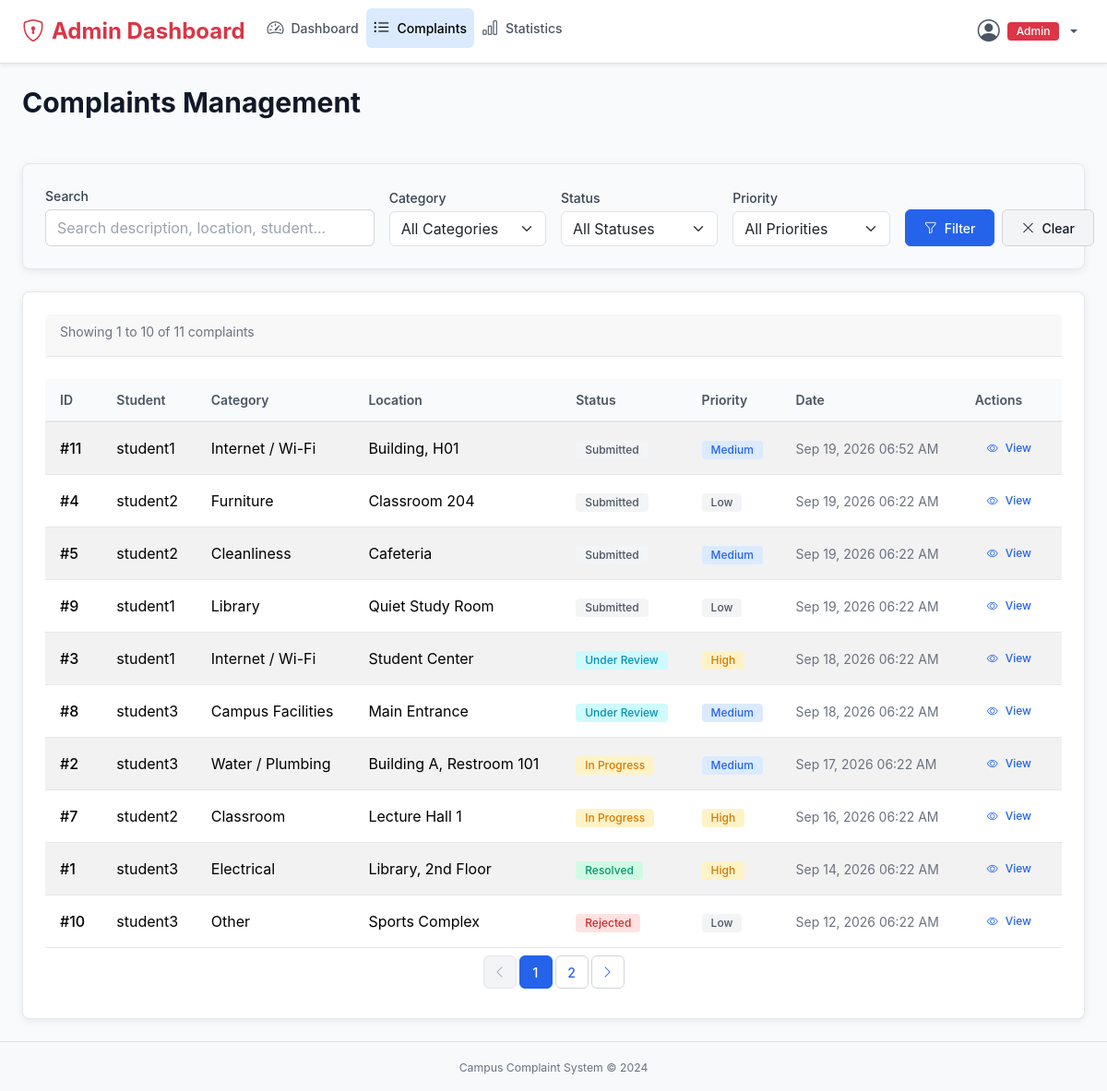
The page /admin/complaints (signed in) on the database as committed earlier.
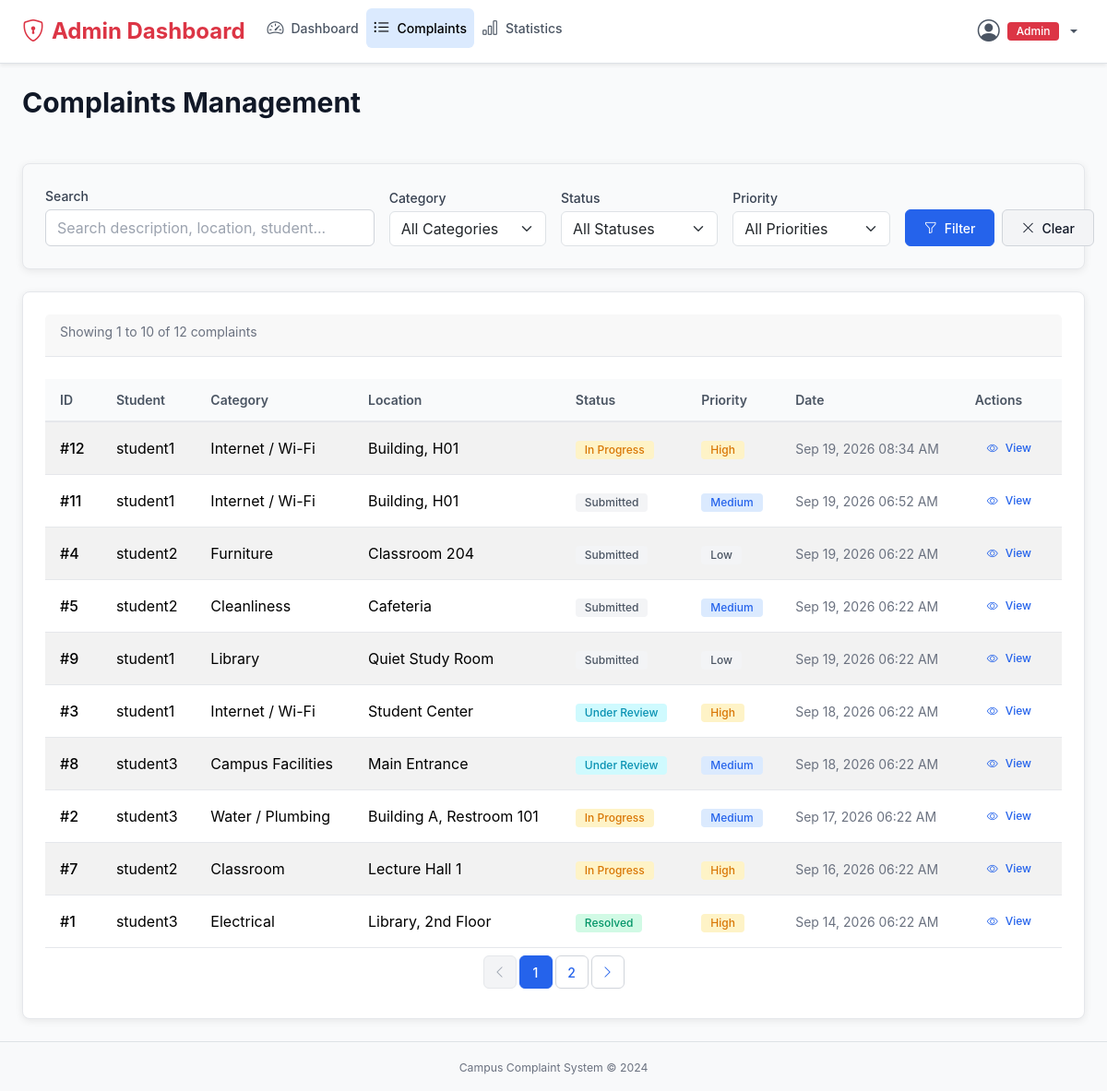
The same page on the database as committed later.
### models.py (models this page shows, shortened)
class Complaint(db.Model):
    __tablename__ = 'complaint'
    id = db.Column(db.Integer, primary_key=True)
    user_id = db.Column(db.Integer, db.ForeignKey('user.id'), nullable=False)
    category = db.Column(db.String(30), nullable=False)
    location = db.Column(db.String(200), nullable=False)
    description = db.Column(db.Text, nullable=False)
    image_path = db.Column(db.String(300), nullable=True)
    status = db.Column(db.String(20), nullable=False, default='Submitted')
    priority = db.Column(db.String(10), nullable=False, default='Medium')
    admin_remarks = db.Column(db.Text, nullable=True)
    created_at = db.Column(db.DateTime, default=datetime.utcnow)
    updated_at = db.Column(db.DateTime, default=datetime.utcnow, onupdate=datetime.utcnow)
    user = db.relationship('User', backref=db.backref('complaints', lazy=True))
    @property
    def status_badge_class(self):
        mapping = {
            'Submitted': 'badge-secondary',
            'Under Review': 'badge-info',
            'In Progress': 'badge-warning',
            'Resolved': 'badge-success',
            'Rejected': 'badge-danger'
        }
        return mapping.get(self.status, 'badge-secondary')
    @property
    def priority_badge_class(self):
        mapping = {
            'Low': 'badge-secondary',
            'Medium': 'badge-primary',
            'High': 'badge-warning',
            'Critical': 'badge-danger'
        }
        return mapping.get(self.priority, 'badge-secondary')

class User(db.Model, UserMixin):
    __tablename__ = 'user'
    id = db.Column(db.Integer, primary_key=True)
    username = db.Column(db.String(50), unique=True, nullable=False)
    email = db.Column(db.String(100), unique=True, nullable=False)
    password_hash = db.Column(db.String(200), nullable=False)
    role = db.Column(db.String(10), nullable=False, default='student')
    created_at = db.Column(db.DateTime, default=datetime.utcnow)
    def is_admin(self):
        return self.role == 'admin'
    def is_student(self):
        return self.role == 'student'
    @property
    def is_active(self):
        return True

### app.py (the view)
@app.route('/admin/complaints', endpoint='admin_complaints')
@login_required
@admin_required
def admin_complaints():
    page = request.args.get('page', 1, type=int)
    per_page = 10
    q = request.args.get('q', '').strip()
    category = request.args.get('category', '').strip()
    status = request.args.get('status', '').strip()
    priority = request.args.get('priority', '').strip()
    query = Complaint.query.join(User).order_by(Complaint.created_at.desc())
    if q:
        query = query.filter(
            Complaint.description.ilike(f'%{q}%') |
            Complaint.location.ilike(f'%{q}%') |
            User.username.ilike(f'%{q}%')
        )
    if category:
        query = query.filter(Complaint.category == category)
    if status:
        query = query.filter(Complaint.status == status)
    if priority:
        query = query.filter(Complaint.priority == priority)
    pagination = query.paginate(page=page, per_page=per_page, error_out=False)
    complaints = pagination.items
    return render_template('admin/complaints.html',
                           pagination=pagination,
                           complaints=complaints,
                           q=q, category=category, status=status, priority=priority,
                           CATEGORIES=CATEGORIES, STATUSES=STATUSES, PRIORITIES=PRIORITIES)

### app.py (called while the page is built)
@login_manager.user_loader
def load_user(user_id):
    return User.query.get(int(user_id))

def admin_required(f):
    @wraps(f)
    def decorated_function(*args, **kwargs):
        if not current_user.is_authenticated or not current_user.is_admin():
            flash('Admin access required.', 'error')
            return redirect(url_for('admin_login'))
        return f(*args, **kwargs)
    return decorated_function

### templates/admin/complaints.html (shortened to what this page needs)
{% extends "admin/base.html" %}
{% block content %}
<div class="d-flex justify-content-between align-items-center mb-4">
    <h1 class="page-title">Complaints Management</h1>
</div>
<div class="card filter-toolbar mb-4">
    <form method="GET" class="w-100">
        <div class="row g-3 align-items-end">
            <div class="col-12 col-md-4">
                <label for="q" class="form-label">Search</label>
                <input type="text" class="form-control" id="q" name="q"
                       placeholder="Search description, location, student..."
                       value="{{ q }}">
            </div>
            <div class="col-12 col-md-2">
                <label for="category" class="form-label">Category</label>
                <select class="form-select" id="category" name="category">
                    <option value="">All Categories</option>
                </select>
            </div>
            <div class="col-12 col-md-2">
                <label for="status" class="form-label">Status</label>
                <select class="form-select" id="status" name="status">
                    <option value="">All Statuses</option>
                </select>
            </div>
            <div class="col-12 col-md-2">
                <label for="priority" class="form-label">Priority</label>
                <select class="form-select" id="priority" name="priority">
                    <option value="">All Priorities</option>
                </select>
            </div>
            <div class="col-12 col-md-2 d-flex gap-2">
                <button type="submit" class="btn btn-primary flex-grow-1">
                    <i class="bi bi-funnel me-1"></i>Filter
                </button>
                <a href="{{ url_for('admin_complaints') }}" class="btn btn-secondary flex-grow-1">
                    <i class="bi bi-x-lg me-1"></i>Clear
                </a>
            </div>
        </div>
    </form>
</div>
<div class="card">
    <div class="card-header">
        {% if pagination.total > 0 %}
        <span class="text-sm text-muted">
            Showing {{ pagination.first }} to {{ pagination.last }} of {{ pagination.total }} complaints
        </span>
        {% else %}
        <span class="text-sm text-muted">No complaints found</span>
        {% endif %}
    </div>
    <div class="card-body p-0">
        {% if complaints %}
        <div class="table-responsive d-none d-md-block">
            <table class="table table-striped mb-0">
                <thead>
                    <tr>
                        <th>ID</th>
                        <th>Student</th>
                        <th>Category</th>
                        <th>Location</th>
                        <th>Status</th>
                        <th>Priority</th>
                        <th>Date</th>
                        <th>Actions</th>
                    </tr>
                </thead>
                <tbody>
                    {% for complaint in complaints %}
                    <tr>
                        <td class="fw-medium">#{{ complaint.id }}</td>
                        <td>{{ complaint.user.username }}</td>
                        <td>{{ complaint.category }}</td>
                        <td>{{ complaint.location }}</td>
                        <td><span class="badge {{ complaint.status_badge_class }}">{{ complaint.status }}</span></td>
                        <td><span class="badge {{ complaint.priority_badge_class }}">{{ complaint.priority }}</span></td>
                        <td class="text-sm text-muted">{{ complaint.created_at.strftime('%b %d, %Y %I:%M %p') }}</td>
                        <td>
                            <a href="{{ url_for('admin_complaint_detail', complaint_id=complaint.id) }}" class="btn btn-sm btn-ghost">
                                <i class="bi bi-eye me-1"></i>View
                            </a>
                        </td>
                    </tr>
                    {% endfor %}
                </tbody>
            </table>
        </div>
        {% endif %}
    </div>
    {% if pagination.pages > 1 %}
    <div class="card-footer bg-white border-0">
        <nav aria-label="Complaints pagination">
            <ul class="pagination justify-content-center mb-0">
                {% set base_args = {'q': q, 'category': category, 'status': status, 'priority': priority} %}
                <li class="page-item {% if not pagination.has_prev %}disabled{% endif %}">
                    {% if pagination.has_prev %}
                    <a class="page-link" href="{{ url_for('admin_complaints', page=pagination.prev_num, **base_args) }}" aria-label="Previous">
                        <i class="bi bi-chevron-left"></i>
                    </a>
                    {% else %}
                    <span class="page-link"><i class="bi bi-chevron-left"></i></span>
                    {% endif %}
                </li>
                {% set start_page = [1, pagination.page - 2] | max %}
                {% set end_page = [pagination.pages, pagination.page + 2] | min %}
                {% for p in range(start_page, end_page + 1) %}
                <li class="page-item {% if p == pagination.page %}active{% endif %}">
                    <a class="page-link" href="{{ url_for('admin_complaints', page=p, **base_args) }}">{{ p }}</a>
                </li>
                {% endfor %}
                <li class="page-item {% if not pagination.has_next %}disabled{% endif %}">
                    {% if pagination.has_next %}
                    <a class="page-link" href="{{ url_for('admin_complaints', page=pagination.next_num, **base_args) }}" aria-label="Next">
                        <i class="bi bi-chevron-right"></i>
                    </a>
                    {% else %}
                    <span class="page-link"><i class="bi bi-chevron-right"></i></span>
                    {% endif %}
                </li>
            </ul>
        </nav>
    </div>
    {% endif %}
</div>
{% endblock %}

### templates/admin/base.html (shortened to what this page needs)
{% extends "base.html" %}
{% block navbar_brand %}
<a class="navbar-brand fw-bold text-danger" href="{{ url_for('admin_dashboard') }}">
    <i class="bi bi-shield-lock me-2"></i>Admin Dashboard
</a>
{% endblock %}
{% block navbar_links %}
<li class="nav-item">
    <a class="nav-link {% if request.endpoint == 'admin_dashboard' %}active{% endif %}" href="{{ url_for('admin_dashboard') }}">
        <i class="bi bi-speedometer2 me-1"></i>Dashboard
    </a>
</li>
<li class="nav-item">
    <a class="nav-link {% if request.endpoint == 'admin_complaints' %}active{% endif %}" href="{{ url_for('admin_complaints') }}">
        <i class="bi bi-list-ul me-1"></i>Complaints
    </a>
</li>
<li class="nav-item">
    <a class="nav-link {% if request.endpoint == 'admin_statistics' %}active{% endif %}" href="{{ url_for('admin_statistics') }}">
        <i class="bi bi-bar-chart me-1"></i>Statistics
    </a>
</li>
{% endblock %}

### templates/base.html (shortened to what this page needs)
<!DOCTYPE html>
<html lang="en">
<head>
    <link href="https://cdn.jsdelivr.net/npm/bootstrap@5.3.2/dist/css/bootstrap.min.css" rel="stylesheet">
    <link href="https://cdn.jsdelivr.net/npm/bootstrap-icons@1.11.1/font/bootstrap-icons.css" rel="stylesheet">
    <link href="{{ url_for('static', filename='css/style.css') }}" rel="stylesheet">
</head>
<body class="d-flex flex-column min-vh-100">
    {% if current_user.is_authenticated %}
    <nav class="navbar navbar-expand-lg navbar-light bg-white border-bottom shadow-sm">
        <div class="container">
            {% block navbar_brand %}{% endblock %}
            <div class="collapse navbar-collapse" id="navbarNav">
                <ul class="navbar-nav me-auto mb-2 mb-lg-0">
                    {% block navbar_links %}{% endblock %}
                </ul>
                <ul class="navbar-nav ms-auto">
                    <li class="nav-item dropdown">
                        <a class="nav-link dropdown-toggle d-flex align-items-center gap-2" href="#" role="button" data-bs-toggle="dropdown" aria-expanded="false">
                            <i class="bi bi-person-circle fs-4"></i>
                            {% if current_user.is_admin() %}
                            <span class="badge bg-danger">Admin</span>
                            {% else %}
                            <span class="badge bg-primary">Student</span>
                            {% endif %}
                        </a>
                    </li>
                </ul>
            </div>
        </div>
    </nav>
    {% endif %}
    <main class="flex-fill">
        <div class="container py-4">
            {% block content %}{% endblock %}
        </div>
    </main>
    <footer class="footer mt-auto py-3 bg-light border-top">
        <div class="container">
            <span class="text-muted small">Campus Complaint System &copy; 2024</span>
        </div>
    </footer>
</body>
</html>

Rows that differ between the two databases and show on the page:
no longer on this page (row unchanged): Complaint: id "10", user.username "student3", category "Other", location "Sports Complex", status "Rejected", priority "Low", created_at "Sep 12, 2026 06:22 AM"
added Complaint: id "12", user.username "student1", category "Internet / Wi-Fi", location "Building, H01", status "In Progress", priority "High", created_at "Sep 19, 2026 08:34 AM"
Other text that changed with them:
{{ pagination.total }}: "11" → "12"
